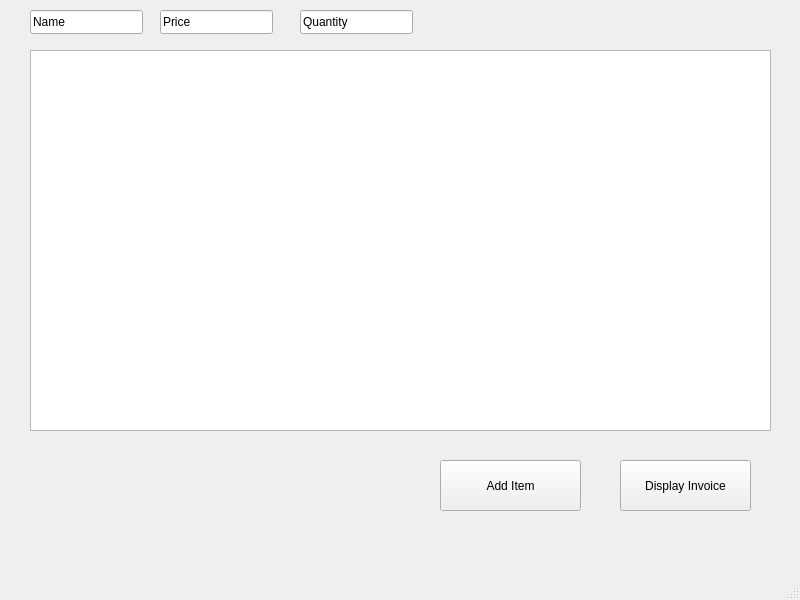
<?xml version="1.0" encoding="UTF-8"?>
<ui version="4.0">
 <class>MainWindow</class>
 <widget class="QMainWindow" name="MainWindow">
  <property name="geometry">
   <rect>
    <x>0</x>
    <y>0</y>
    <width>800</width>
    <height>600</height>
   </rect>
  </property>
  <property name="windowTitle">
   <string>MainWindow</string>
  </property>
  <widget class="QWidget" name="centralwidget">
   <widget class="QLineEdit" name="lineEdit_name">
    <property name="geometry">
     <rect>
      <x>30</x>
      <y>10</y>
      <width>113</width>
      <height>24</height>
     </rect>
    </property>
    <property name="text">
     <string>Name</string>
    </property>
   </widget>
   <widget class="QLineEdit" name="lineEdit_price">
    <property name="geometry">
     <rect>
      <x>160</x>
      <y>10</y>
      <width>113</width>
      <height>24</height>
     </rect>
    </property>
    <property name="text">
     <string>Price</string>
    </property>
   </widget>
   <widget class="QLineEdit" name="lineEdit_quantity">
    <property name="geometry">
     <rect>
      <x>300</x>
      <y>10</y>
      <width>113</width>
      <height>24</height>
     </rect>
    </property>
    <property name="text">
     <string>Quantity</string>
    </property>
   </widget>
   <widget class="QPushButton" name="pushButton_add">
    <property name="geometry">
     <rect>
      <x>440</x>
      <y>460</y>
      <width>141</width>
      <height>51</height>
     </rect>
    </property>
    <property name="text">
     <string>Add Item</string>
    </property>
   </widget>
   <widget class="QPushButton" name="pushButton_display">
    <property name="geometry">
     <rect>
      <x>620</x>
      <y>460</y>
      <width>131</width>
      <height>51</height>
     </rect>
    </property>
    <property name="text">
     <string>Display Invoice</string>
    </property>
   </widget>
   <widget class="QTextEdit" name="textEdit_invoice">
    <property name="geometry">
     <rect>
      <x>30</x>
      <y>50</y>
      <width>741</width>
      <height>381</height>
     </rect>
    </property>
   </widget>
  </widget>
  <widget class="QMenuBar" name="menubar">
   <property name="geometry">
    <rect>
     <x>0</x>
     <y>0</y>
     <width>800</width>
     <height>21</height>
    </rect>
   </property>
  </widget>
  <widget class="QStatusBar" name="statusbar"/>
 </widget>
 <resources/>
 <connections/>
</ui>
